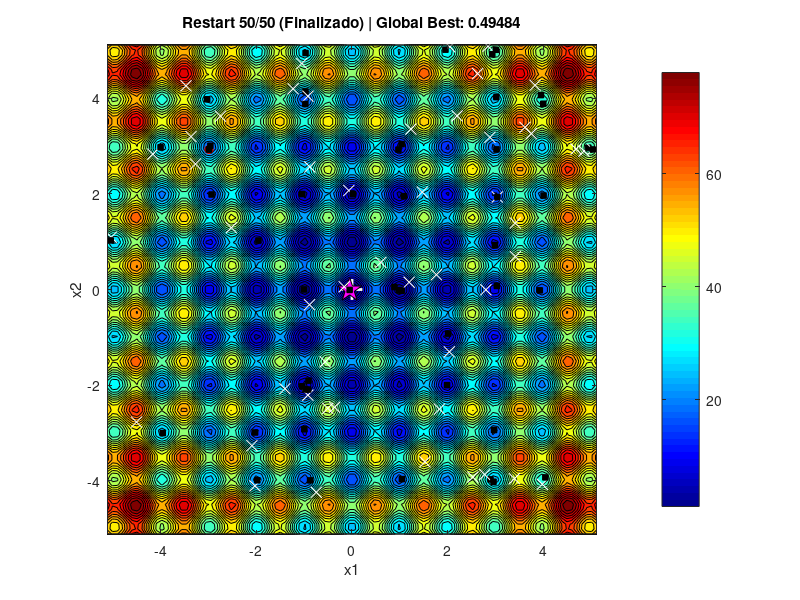

The MATLAB script that drew this image:
% Visualização 2D (Vista de Topo) do Multiple Restart Hill Climbing
% Inclui Animação + Gráficos de Análise Finais (Dark Mode)
clear; clc; close all;

% =========================================================================
% CONFIGURAÇÕES 
% =========================================================================
OPCAO_FUNCAO = 2;  % 1 (Schaffer) ou 2 (Rastrigin)
VELOCIDADE = 1;    % 1 = Rápido, 2 = Normal

% Parâmetros iniciais
NUM_RESTARTS = 50;   
ITERATIONS = 50;     
STEP_SIZE = 0.5;     

% Cores Dark Mode
BG_COLOR = [0.1 0.1 0.1]; 
AX_COLOR = [1 1 1]; 

% Configuração de Tempo
if VELOCIDADE == 1
    PAUSE_TIME = 0.0000001; 
else
    PAUSE_TIME = 0.02; 
end

% Configuração da Função
if OPCAO_FUNCAO == 1
    nome = 'Função 1 (Schaffer)';
    lim_min = -2.048; lim_max = 2.048;
    fobj = @(x,y) 0.5 + ((sin(sqrt(x.^2+y.^2))).^2-0.5) ./ ((1+0.001.*(x.^2+y.^2)).^2);
    n_cnt = 40;
else
    nome = 'Função 2 (Rastrigin)';
    lim_min = -5.12; lim_max = 5.12;
    fobj = @(x,y) 20 + (x.^2 - 10*cos(2*pi.*x)) + (y.^2 - 10*cos(2*pi.*y));
    n_cnt = 30;
end

fprintf('=== Visualização 2D HC: %s ===\n', nome);

% =========================================================================
% AMBIENTE 2D (ANIMAÇÃO) 
% =========================================================================
figure('Name', ['Animação 2D HC - ' nome], 'Position', [50, 100, 700, 600]);

% Criar Mapa de Contorno
[X, Y] = meshgrid(linspace(lim_min, lim_max, 100));
Z = fobj(X, Y);

contourf(X, Y, Z, n_cnt); colormap jet; colorbar; hold on; 
axis equal; axis([lim_min lim_max lim_min lim_max]);
xlabel('x1'); ylabel('x2'); title([nome ' - Inicialização']);

% Marcar Mínimo Global Real
plot(0, 0, 'w+', 'MarkerSize', 15, 'LineWidth', 2); 

% --- INICIALIZAÇÃO GLOBAL ---
global_best_fit = Inf;
global_best_sol = [NaN, NaN];

% Históricos para gráficos finais
total_steps = NUM_RESTARTS * ITERATIONS;
hist_global_val = zeros(1, total_steps);
hist_global_pos = zeros(total_steps, 2);
counter = 0;

% Elementos Gráficos Móveis
% Ponto Atual (Círculo Vermelho)
h_curr = plot(0, 0, 'ro', 'MarkerFaceColor', 'r', 'MarkerSize', 6);
% Rastro Atual (Linha Preta)
h_path = plot(0, 0, 'k-', 'LineWidth', 1);
% Melhor Global Encontrado (Estrela Magenta)
h_best = plot(0, 0, 'p', 'MarkerSize', 18, 'MarkerFaceColor', 'm', 'MarkerEdgeColor', 'k');

% =========================================================================
% --- LOOP DE RESTARTS ---
% =========================================================================
for r = 1:NUM_RESTARTS
    
    % 1. Reinicialização (Ponto Aleatório)
    curr_x = lim_min + (lim_max - lim_min) * rand();
    curr_y = lim_min + (lim_max - lim_min) * rand();
    curr_fit = fobj(curr_x, curr_y);
    
    % Marcar o início deste restart (X Branco pequeno)
    plot(curr_x, curr_y, 'wx', 'MarkerSize', 8);
    
    path_x = [curr_x]; path_y = [curr_y];
    
    % 2. Subida da Colina (Descida do Vale)
    for i = 1:ITERATIONS
        counter = counter + 1;
        
        % Gerar Vizinho
        nx = curr_x + (rand() - 0.5) * 2 * STEP_SIZE;
        ny = curr_y + (rand() - 0.5) * 2 * STEP_SIZE;
        
        % Limites
        nx = max(lim_min, min(lim_max, nx));
        ny = max(lim_min, min(lim_max, ny));
        
        nfit = fobj(nx, ny);
        
        % Aceita APENAS se for melhor
        if nfit < curr_fit
            curr_x = nx; curr_y = ny; curr_fit = nfit;
            path_x(end+1) = curr_x; 
            path_y(end+1) = curr_y;
        end
        
        % Atualizar Melhor Global
        if curr_fit < global_best_fit
            global_best_fit = curr_fit;
            global_best_sol = [curr_x, curr_y];
            set(h_best, 'XData', global_best_sol(1), 'YData', global_best_sol(2));
        end
        
        % Guardar histórico
        hist_global_val(counter) = global_best_fit;
        hist_global_pos(counter, :) = global_best_sol;
        
        % % Atualizar Animação
        % set(h_curr, 'XData', curr_x, 'YData', curr_y);
        % set(h_path, 'XData', path_x, 'YData', path_y);
        % 
        % title(sprintf('Restart %d/%d | Iter: %d | Global Best: %.5f', r, NUM_RESTARTS, i, global_best_fit));
        % drawnow;
        % 
        % % Pausa (apenas a cada poucos frames para não travar muito se for rápido)
        % if VELOCIDADE == 2 || mod(i, 5) == 0
        %     pause(PAUSE_TIME);
        % end
    end
    
    % Marcar o final deste restart (onde ficou preso) - Quadrado preto
    plot(curr_x, curr_y, 'ks', 'MarkerSize', 4, 'MarkerFaceColor', 'k');
end

fprintf('HC Concluído. A gerar gráficos de análise...\n');

% =========================================================================
% --- GRÁFICOS FINAIS INDEPENDENTES (DARK MODE) ---
% =========================================================================

% FIGURA 1: Evolução das Variáveis (Do Melhor Global)
% figure('Name', 'Evolução das Variáveis (HC)', 'Color', BG_COLOR);
% plot(1:total_steps, hist_global_pos(:,1), 'c-', 'LineWidth', 1.5, 'DisplayName', 'x1'); hold on;
% plot(1:total_steps, hist_global_pos(:,2), 'y-', 'LineWidth', 1.5, 'DisplayName', 'x2');
% yline(0, 'w--');
% legend('Location', 'best', 'TextColor', AX_COLOR, 'EdgeColor', AX_COLOR);
% title('Evolução das Variáveis (Melhor Global)', 'Color', AX_COLOR);
% xlabel('Iterações Totais (Acumuladas)', 'Color', AX_COLOR); ylabel('Valor', 'Color', AX_COLOR);
% set(gca, 'Color', BG_COLOR, 'XColor', AX_COLOR, 'YColor', AX_COLOR, 'GridColor', AX_COLOR);
% grid on;
% 
% % FIGURA 2: Convergência do Custo
% figure('Name', 'Convergência do Custo (HC)', 'Color', BG_COLOR);
% plot(1:total_steps, hist_global_val, 'g-', 'LineWidth', 2);
% title('Convergência da Função Custo (Melhor Global)', 'Color', AX_COLOR);
% xlabel('Iterações Totais (Acumuladas)', 'Color', AX_COLOR); ylabel('Fitness f(x)', 'Color', AX_COLOR);
% set(gca, 'Color', BG_COLOR, 'XColor', AX_COLOR, 'YColor', AX_COLOR, 'GridColor', AX_COLOR);
% grid on;
set(h_curr, 'XData', curr_x, 'YData', curr_y);
    
% Atualiza a estrela do melhor global (caso tenha mudado neste run)
set(h_best, 'XData', global_best_sol(1), 'YData', global_best_sol(2));

% Marca visualmente onde este restart terminou (quadrado preto)
plot(curr_x, curr_y, 'ks', 'MarkerSize', 4, 'MarkerFaceColor', 'k');

% Atualiza o título
title(sprintf('Restart %d/%d (Finalizado) | Global Best: %.5f', r, NUM_RESTARTS, global_best_fit));

% Força o desenho AGORA (apenas 1 vez por restart)
drawnow;